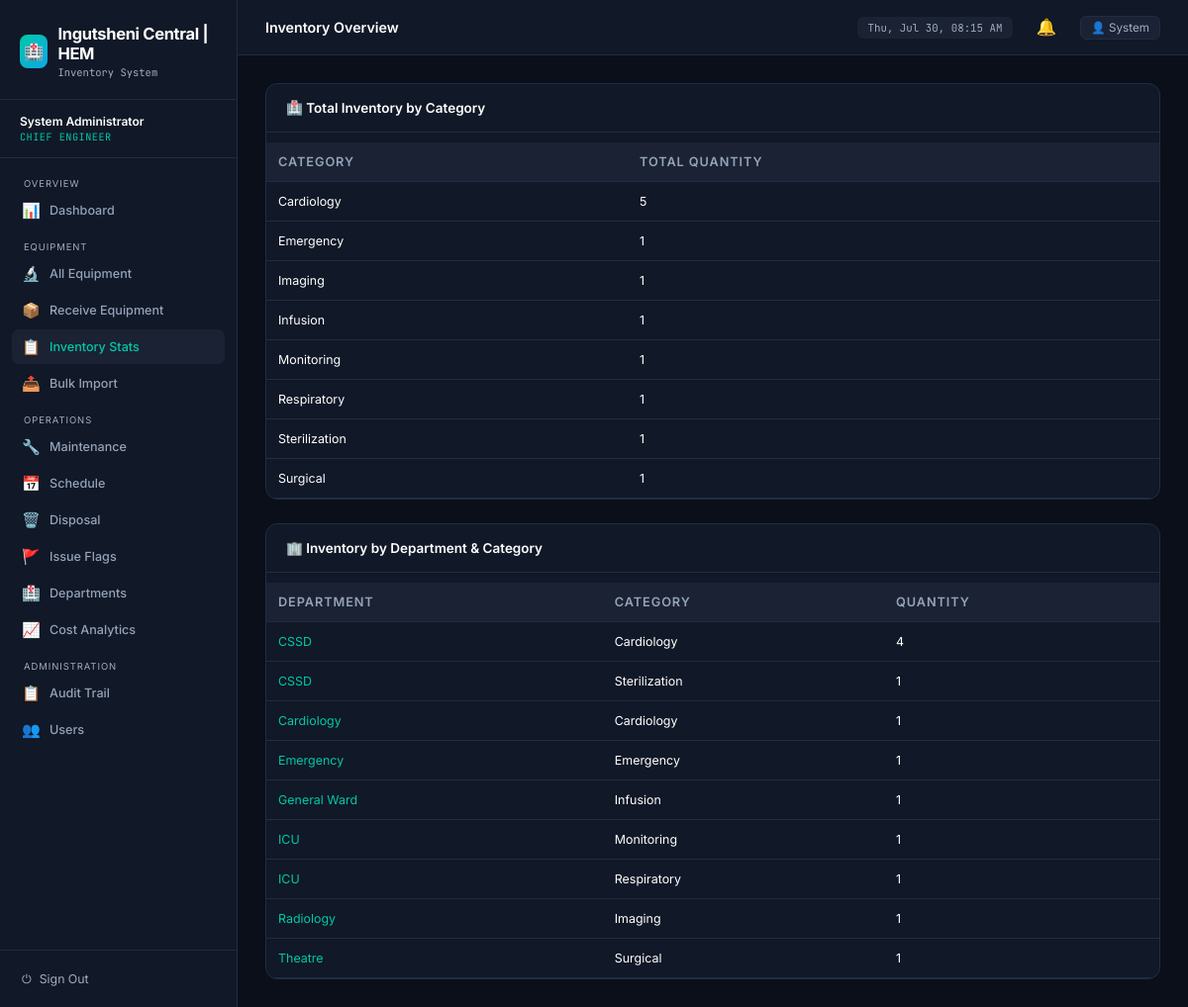
The page /inventory (signed in) on the database its author committed.
### tables this page shows
CREATE TABLE "equipment" (
            id INTEGER PRIMARY KEY AUTOINCREMENT, 
            asset_number TEXT NOT NULL, 
            name TEXT NOT NULL, 
            model TEXT, 
            manufacturer TEXT, 
            serial_number TEXT NOT NULL UNIQUE, 
            category TEXT, 
            department_id INTEGER, 
            location TEXT, 
            country_of_origin TEXT, 
            donor_name TEXT, 
            state TEXT DEFAULT "Active", 
            condition TEXT DEFAULT "Good", 
            purchase_date TEXT, 
            purchase_cost REAL, 
            warranty_expiry TEXT, 
            last_maintenance TEXT, 
            next_maintenance TEXT, 
            notes TEXT, 
            received_by_id INTEGER, 
            created_at TEXT, 
            updated_at TEXT, 
            location_id INTEGER, 
            quantity INTEGER DEFAULT 1, 
            FOREIGN KEY(department_id) REFERENCES departments(id)
        );

### run_production.py (the view)
@app.route('/inventory')
@login_required
def inventory_stats():
    total_by_cat = query('''SELECT category, SUM(quantity) as total_quantity
                            FROM equipment
                            GROUP BY category''')
    by_dept_cat = query('''SELECT d.name as department, e.category, SUM(e.quantity) as total_quantity
                           FROM equipment e
                           JOIN departments d ON e.department_id = d.id
                           GROUP BY d.name, e.category''')
    return render_template('inventory.html', total_by_cat=total_by_cat, by_dept_cat=by_dept_cat)

### run_production.py (called while the page is built)
def get_db():
    if 'db' not in g:
        g.db = sqlite3.connect(DATABASE)
        g.db.row_factory = sqlite3.Row
    return g.db

def query(sql, args=(), one=False):
    cur = get_db().execute(sql, args)
    rv = cur.fetchall()
    cur.close()
    return (rv[0] if rv else None) if one else rv

def login_required(f):
    @wraps(f)
    def decorated_function(*args, **kwargs):
        if 'user_id' not in session:
            return redirect(url_for('login'))
        return f(*args, **kwargs)
    return decorated_function

@app.context_processor
def utility_processor():
    def is_overdue(date_str):
        if not date_str: return False
        try:
            due_date = datetime.strptime(date_str, '%Y-%m-%d').date()
            return due_date < date.today()
        except: return False
    def state_badge(state):
        return {
            'Active': 'badge-green',
            'Under Maintenance': 'badge-yellow',
            'Pending Disposal': 'badge-red',
            'Disposed': 'badge-gray',
            'In Storage': 'badge-blue'
        }.get(state, 'badge-gray')
    def cond_badge(condition):
        return {
            'Good': 'badge-green',
            'Fair': 'badge-yellow',
            'Poor': 'badge-red'
        }.get(condition, 'badge-gray')
    return dict(is_overdue=is_overdue, state_badge=state_badge, cond_badge=cond_badge)

### templates/inventory.html (shortened to what this page needs)
{% extends 'base.html' %}
{% block page_title %}Inventory Overview{% endblock %}
{% block content %}
<div class="card" style="margin-bottom: 24px;">
    <div class="card-header"><h2>🏥 Total Inventory by Category</h2></div>
    <table class="data-table">
        <thead>
            <tr>
                <th>Category</th>
                <th>Total Quantity</th>
            </tr>
        </thead>
        <tbody>
            {% for row in total_by_cat %}
            <tr>
                <td>{{ row['category'] or 'Uncategorized' }}</td>
                <td>{{ row['total_quantity'] }}</td>
            </tr>
            {% endfor %}
        </tbody>
    </table>
</div>
<div class="card">
    <div class="card-header"><h2>🏢 Inventory by Department & Category</h2></div>
    <table class="data-table">
        <thead>
            <tr>
                <th>Department</th>
                <th>Category</th>
                <th>Quantity</th>
            </tr>
        </thead>
        <tbody>
            {% for row in by_dept_cat %}
            <tr>
                <td><a href="{{ url_for('department_detail', dept=row['department']) }}" style="color: var(--accent); text-decoration: none;">{{ row['department'] }}</a></td>
                <td>{{ row['category'] or 'Uncategorized' }}</td>
                <td>{{ row['total_quantity'] }}</td>
            </tr>
            {% endfor %}
        </tbody>
    </table>
</div>
{% endblock %}

### templates/base.html (style rules this page uses)
:root { --bg: #0b0f1a; --bg-card: #111827; --bg-raised: #1a2234; --border: #1f2d45; --border-hl: #2a3f60; --accent: #00c9a7; --accent-2: #0ea5e9; --warn: #f59e0b; --danger: #ef4444; --success: #22c55e; --text: #ffffff; --text-muted:#a0aec0; --text-dim: #94a3b8; --font-mono: 'JetBrains Mono', monospace; }
*, *::before, *::after { box-sizing: border-box; margin: 0; padding: 0; }
html { font-size: 15px; }
body { font-family: 'Inter', sans-serif; background: var(--bg); color: var(--text); min-height: 100vh; display: flex; }
.card { background: var(--bg-card); border: 1px solid var(--border); border-radius: 12px; overflow: hidden; }
.card-header { padding: 16px 20px; border-bottom: 1px solid var(--border); display: flex; align-items: center; gap: 12px; }
.card-header h2 { font-size: 0.9rem; font-weight: 600; }
table { width: 100%; border-collapse: collapse; font-size: 0.83rem; }
thead th { padding: 10px 14px; text-align: left; font-size: 0.7rem; font-weight: 600; text-transform: uppercase; letter-spacing: 0.07em; color: var(--text-muted); background: var(--bg-raised); border-bottom: 1px solid var(--border); }
tbody tr { border-bottom: 1px solid var(--border); transition: background 0.1s; }
tbody tr:last-child { border-bottom: none; }
tbody td { padding: 11px 14px; vertical-align: middle; }

### templates/inventory.html (style rules this page uses)
.data-table { width: 100%; border-collapse: collapse; margin-top: 10px; }
.data-table th, .data-table td { padding: 12px; border-bottom: 1px solid var(--border); text-align: left; }
.data-table th { color: var(--text-dim); font-size: 0.85rem; }

### rows shown on the page
equipment: category "Emergency", total_quantity "1", department "Emergency"
equipment: category "Imaging", total_quantity "1", department "Radiology"
equipment: category "Infusion", total_quantity "1", department "General Ward"
equipment: category "Monitoring", total_quantity "1"
equipment: category "Respiratory", total_quantity "1"
equipment: category "Sterilization", total_quantity "1", department "CSSD"
equipment: category "Surgical", total_quantity "1", department "Theatre"
equipment: department "CSSD", category "Cardiology", total_quantity "4"

### other values the page prints
{{ session.full_name }} "System Administrator"
{{ session.role | replace('_', ' ') }} "CHIEF ENGINEER"
{{ session.full_name.split()[0] }} "System"
{{ row['category'] or 'Uncategorized' }} "Cardiology"
{{ row['total_quantity'] }} "5"
{{ row['department'] }} "Cardiology" "ICU" "ICU"
{{ row['category'] or 'Uncategorized' }} "Cardiology" "Monitoring" "Respiratory"
{{ row['total_quantity'] }} "1" "1" "1"
